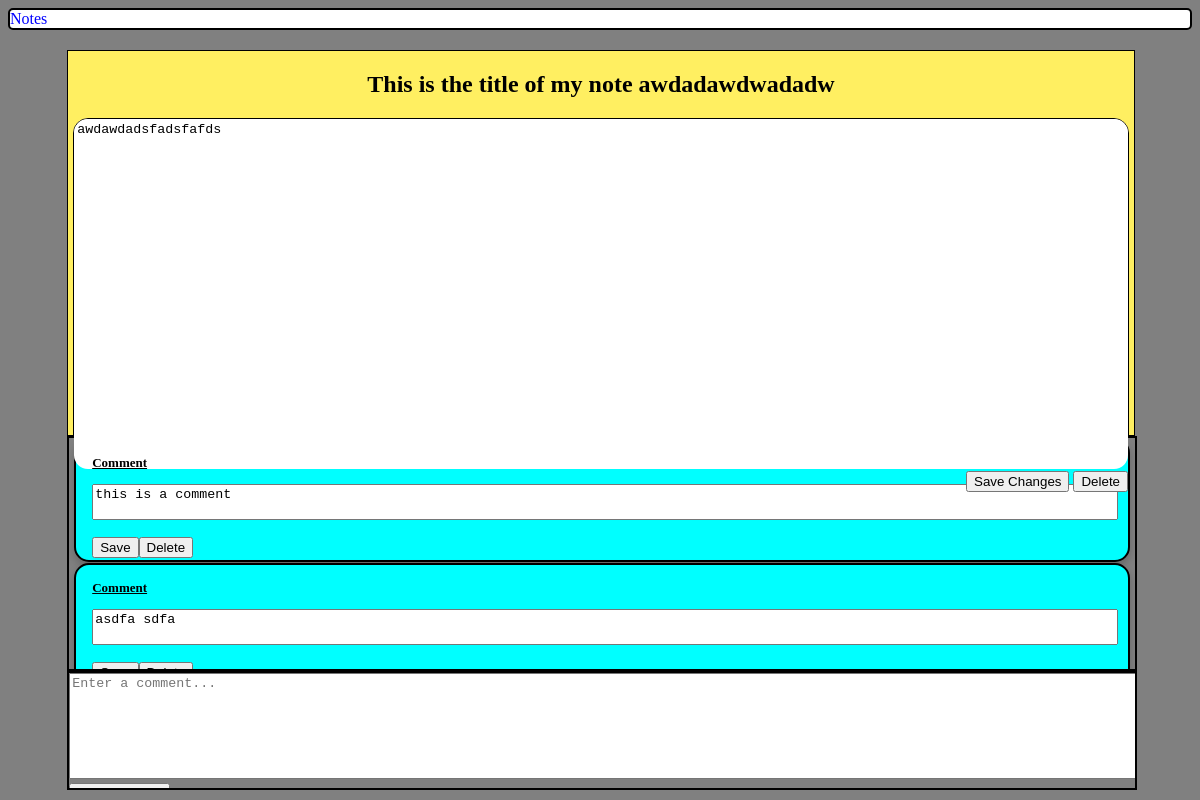
Before: /note/2 (signed in) with the older database file.
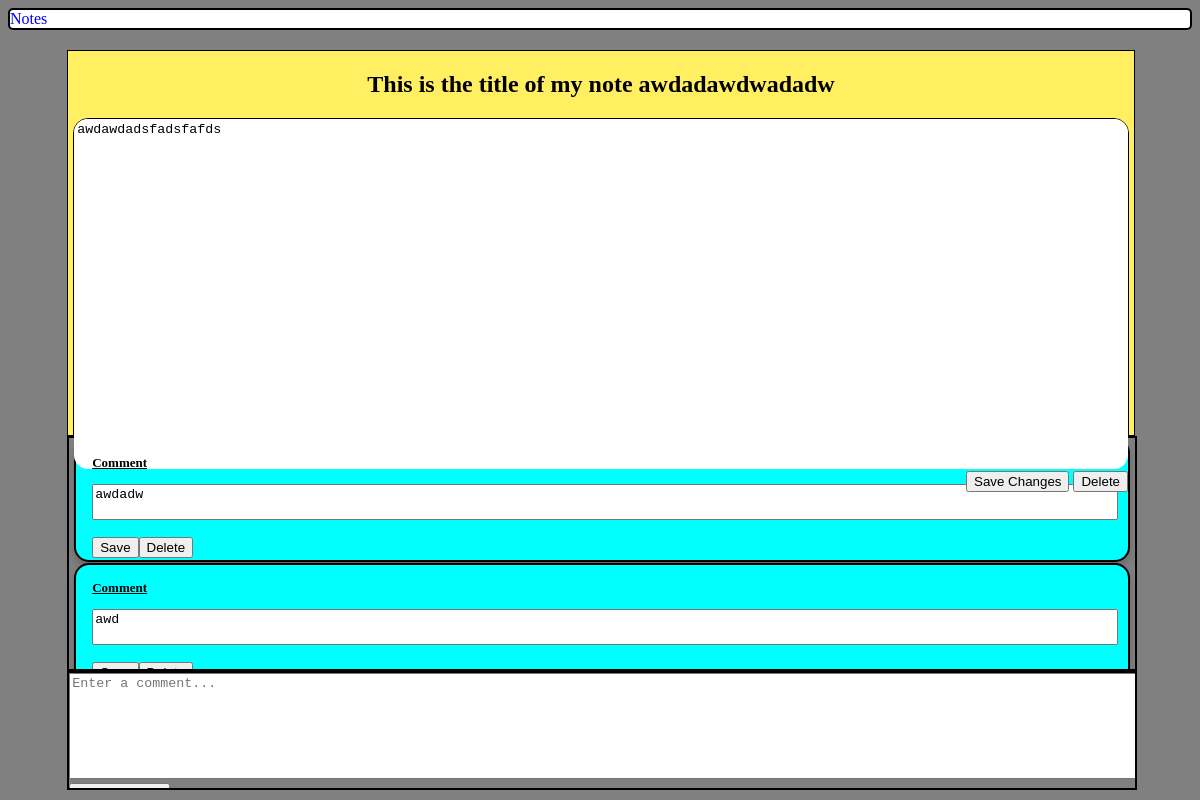
After: the same page with the newer database file.
### models.py (models this page shows, shortened)
class Note(db.Model):
    id = db.Column('id', db.Integer, primary_key=1)
    title = db.Column('title', db.String(200))
    text = db.Column('text', db.String(100))
    date = db.Column('date', db.String(50))
    pinned = db.Column('pinned', db.Boolean())
    user_id = db.Column(db.Integer, db.ForeignKey('user.id'), nullable=False)
    comments = db.relationship("Comment", backref="note", cascade = "all, delete-orphan", lazy = True)

class Comment(db.Model):
    id = db.Column(db.Integer, primary_key=True)
    date_posted = db.Column(db.DateTime, nullable=False)
    content = db.Column(db.VARCHAR, nullable=False)
    note_id = db.Column(db.Integer, db.ForeignKey("note.id"), nullable=False)
    user_id = db.Column(db.Integer, db.ForeignKey("user.id"), nullable=False)

### app.py (the view)
@app.route('/note/<note_id>')
def viewNote(note_id):
    if session.get('user'):
        my_note = db.session.query(Note).filter_by(id=note_id, user_id=session['user_id']).one()
        form = CommentForm()
        return render_template("viewNote.html", note = my_note, user = session['user'], form = form)
    else:
        return redirect(url_for('login'))

### forms.py
class CommentForm(FlaskForm):
    class Meta:
        csrf = False
    comment = TextAreaField('Comment',validators=[Length(min=1)],render_kw={"placeholder": "Enter a comment..."})
    submit = SubmitField('Add Comment')

### templates/viewNote.html (shortened to what this page needs)
<!DOCTYPE html>
<html lang="en">
<head>
   <link rel="stylesheet" href="{{ url_for('static', filename='styles/noteView.css') }}">
    <nav>
      <a href="{{url_for('notes')}}">Notes</a>
    </nav>
</head>
    <body style="background-color: gray;">
    <div class="outerBox">
    <h2 style="color: black; padding: 0; text-align: center;">{{note.title}}</h2>
    <form method='POST' >
    <div class="innerBox">
        <textarea name = "text">{{ note.text }}</textarea>
    </div>
      <div class="edit-delete-button">
        <button type='submit' formaction='/note/edit/{{ note.id }}'>Save Changes</button>
        <button type='submit' formaction='/note/delete/{{ note.id }}'>Delete</button>
      </div>
    </form>
    </div>
    <div class="commentContainer">
    {% for comment in note.comments %}
      <div class="comments">
      <div class="card">
          <div class="container">
              <p><u><b>Comment</b></u></p>
              <form>
              <p><textarea class="commentBox" name = 'text'>{{ comment.content }}</textarea></p>
              <div style="display: flex;">
                <form method = 'POST'> <button type="submit" formaction='/comment/edit/{{ comment.id }}/{{ note.id }}' formmethod="POST">Save</button></form>
                <form method = 'POST'> <button type="submit" formaction='/comment/delete/{{ comment.id }}/{{ note.id }}' formmethod="POST">Delete</button></form>
              </div>
              </form>
          </div>
      </div>
    </div>
      {% endfor %}
    </div>
    <div class="formContainer">
    <form action="{{ url_for('new_comment', note_id=note.id) }}" method="post">
        <div class="formwrapper">
          <div class="form-field">
             {{ form.comment(class_="textPlace") }}
          </div>
          {{ form.submit }}
        </form>
    </div>
 </body>
</html>

### static/styles/noteView.css (style rules this page uses)
html,body { height:98%; min-height:98%; max-height:100%; }
.outerBox { border: solid 1px; width: 90%; height:50%; margin-left: 5%; margin-right: 5%; margin-top: 20px; background-color: #ffef61; }
nav { color: blue; text-color:blue; border-radius: 5px; border: solid 2px black; background-color:white; }
.innerBox { background-color: white; margin-bottom: 1px; border-radius: 5px; overflow: hidden; border-radius: 15px; height: 350px; text-overflow: ellipsis; font-size: large; border: solid 1px black; margin-right: 5px; margin-left: 5px; }
.innerBox textarea { width: 100%; height: 100%; resize: none; outline: none; border-color: transparent; }
.commentContainer { border: solid 2px black; width: 90%; height: 30%; margin-left: 5%; margin-right: 5%; overflow: auto; background-color: gray; }
.formContainer { border: solid 2px black; width: 90%; height: 15%; margin-left: 5%; margin-right: 5%; overflow: hidden; background-color: gray; }
.card { box-shadow: 0 4px 8px 0 rgba(0,0,0,0.2); transition: 0.3s; background-color: cyan; margin-bottom: 1px; border-radius: 15px; max-height: 10%; overflow: hidden; text-overflow: ellipsis; font-size: small; z-index: 4; border: solid 2px black; margin-right: 5px; margin-left: 5px; }
.container { padding: 2px 16px; text-overflow: ellipsis; height: 80%; }
.container { -ms-overflow-style: none; scrollbar-width: none; }
a { color: inherit; text-decoration: inherit; }
.edit-delete-button { height: 20px; position: absolute; right: 0px; padding-right: 6% }
.textPlace { height: 100px; width: 100%; resize: none; }
.commentBox { width: 100%; height: 80%; resize: none; }

Changed rows visible on the page:
removed Comment: text "this is a comment"
removed Comment: text "asdfa sdfa"
added Comment: text "awdadw"
added Comment: text "awd"
